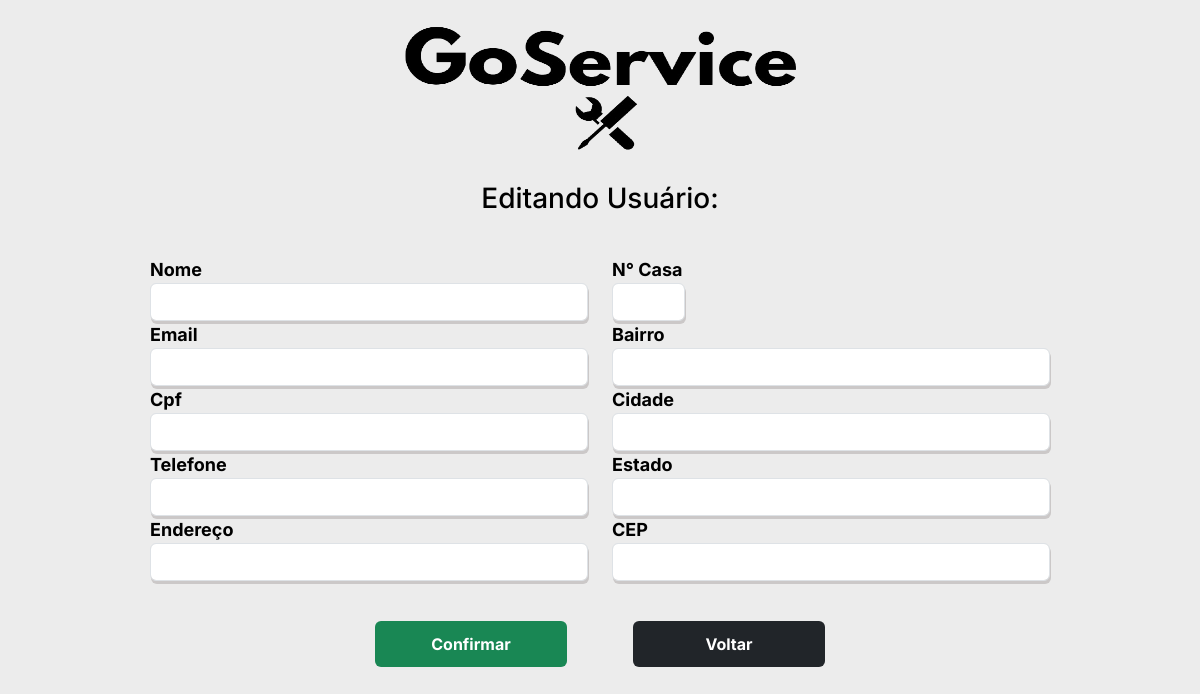
The app's page /edit_user/2, older data.
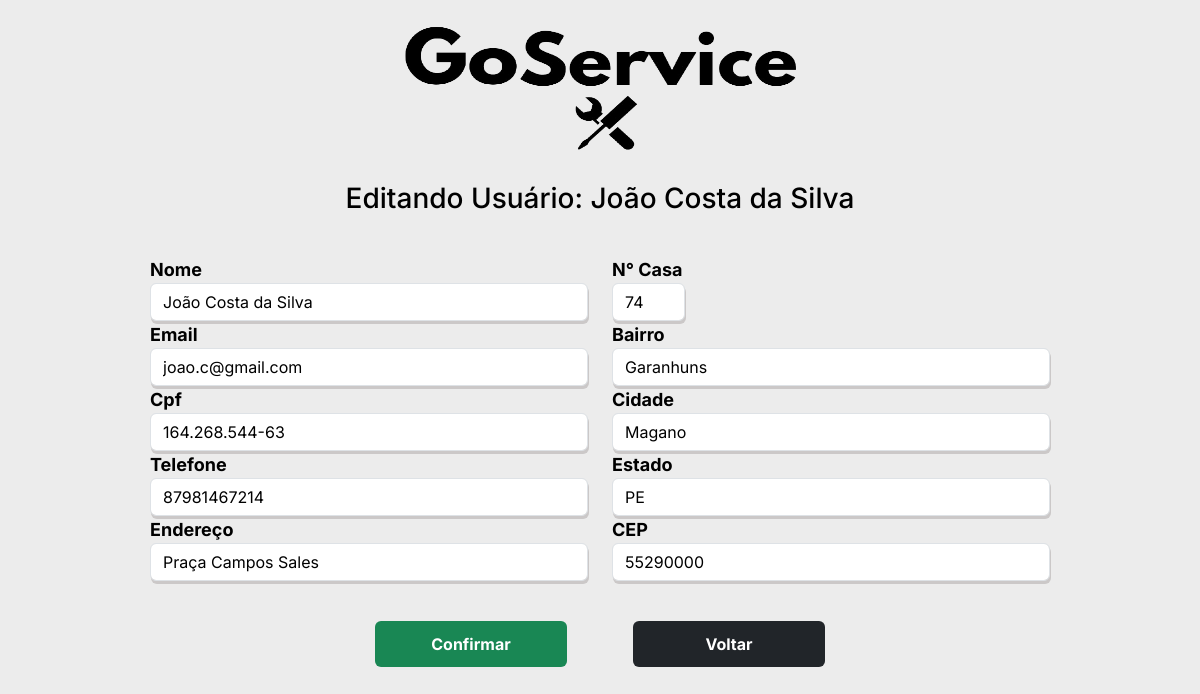
The same page, newer data.
### tables this page shows
CREATE TABLE "clientes"(
        "ID_clientes" INTEGER PRIMARY KEY AUTOINCREMENT,
        "nome"      TEXT,
        "email"     TEXT,
        "cpf"       TEXT,
        "telefone"  TEXT,
        "rua"       TEXT,
        "numero"    TEXT,
        "bairro"    TEXT,
        "cidade"    TEXT,
        "estado"    TEXT,
        "cep"       TEXT
        );

### cliente.py (the view, shortened to what this page needs)
@bp_clientes.route('/edit_user/<string:idCli>', methods=['POST', 'GET'])
def edit_user(idCli):
    con = sql.connect("goservice.db")
    con.row_factory = sql.Row
    cur = con.cursor()
    cur.execute("SELECT * from clientes WHERE ID_clientes=?", (idCli))
    dados = cur.fetchone()
    return render_template('clientes/edit_cliente.html', dados=dados)

### templates/clientes/edit_cliente.html (shortened to what this page needs)
{% extends 'clientes/base/base_cad.html' %}
{% block customCSS %}
  <link rel="stylesheet" href="{{ url_for('static', filename='css/estilosCli/estilo_edit_cliente.css')}}">
{% endblock %}
{% block body %}
    <div class="col-9 mx-auto">
        <div class="container__pai__logo">
            <img class="logo" src="{{ url_for('static', filename='img/goservice.png')}}" id="logo" alt="">
        </div>
        <div class="container__pai__titulo">
            <h3>Editando Usuário: {{dados.nome}}</h3>
        </div>
            <form class="flex-lg-row" action="{{url_for('clientes.edit_user', idCli=dados.ID_clientes)}}" method="post" >
                <div class="row">
                    <div class="col">
                        <div class="form-group">
                            <label>Nome</label>
                            <input type="text" name="nome" id="" value="{{dados.nome}}" required class="form-control bg-white text-black caixa">
                        </div>
                        <div class="form-group">
                            <label>Email</label>
                            <input type="email" name="email" id="" value="{{dados.email}}" required class="form-control bg-white text-black caixa">
                        </div>
                        <div class="form-group">
                            <label>Cpf</label>
                            <input type="text" name="cpf" id="" value="{{dados.cpf}}" required class="form-control bg-white text-black caixa">
                        </div>
                        <div class="form-group">
                            <label>Telefone</label>
                            <input type="text" name="telefone" id="" value="{{dados.telefone}}" required class="form-control bg-white text-black caixa">
                        </div>
                        <div class="form-group">
                            <label>Endereço</label>
                            <input type="text" name="rua" id="" value="{{dados.rua}}" required class="form-control bg-white text-black caixa">
                        </div>
                    </div>
                    <div class="col">
                        <div class="form-group col-md-2">
                            <label>N° Casa</label>
                            <input type="number" name="numero" id="" value="{{dados.numero}}" class="form-control bg-white text-black caixa">
                        </div>
                        <div class="form-group">
                            <label>Bairro</label>
                            <input type="text" name="bairro" id="" value="{{dados.bairro}}" required class="form-control bg-white text-black caixa">
                        </div>
                        <div class="form-group">
                            <label>Cidade</label>
                            <input type="text" name="cidade" id="" value="{{dados.cidade}}" required class="form-control bg-white text-black caixa">
                        </div>
                        <div class="form-group">
                            <label>Estado</label>
                            <input type="text" name="estado" id="" value="{{dados.estado}}" required class="form-control bg-white text-black caixa">
                        </div>
                        <div class="form-group">
                            <label>CEP</label>
                            <input type="text" name="cep" id="" value="{{dados.cep}}" required class="form-control bg-white text-black caixa">
                        </div>
                    </div>
                </div>
                <br>
                <div class="pai__botoes">
                    <input type="submit" value="Confirmar" class="btn bg-success text-white botao-submit">
                    <a class="btn bg-dark text-white my-2 my-sm-0 btns botao-submit" href="{{url_for('clientes.visual_cliente')}}" >
                        Voltar
                    </a>
                </div>
            </form>
    </div>
{% endblock %}

Row changes from the older to the newer data that the page shows:
added clientes: nome "João Costa da Silva", email "joao.c@gmail.com", cpf "164.268.544-63", telefone "87981467214", rua "Praça Campos Sales", numero "74", bairro "Garanhuns", cidade "Magano", estado "PE", cep "55290000"
